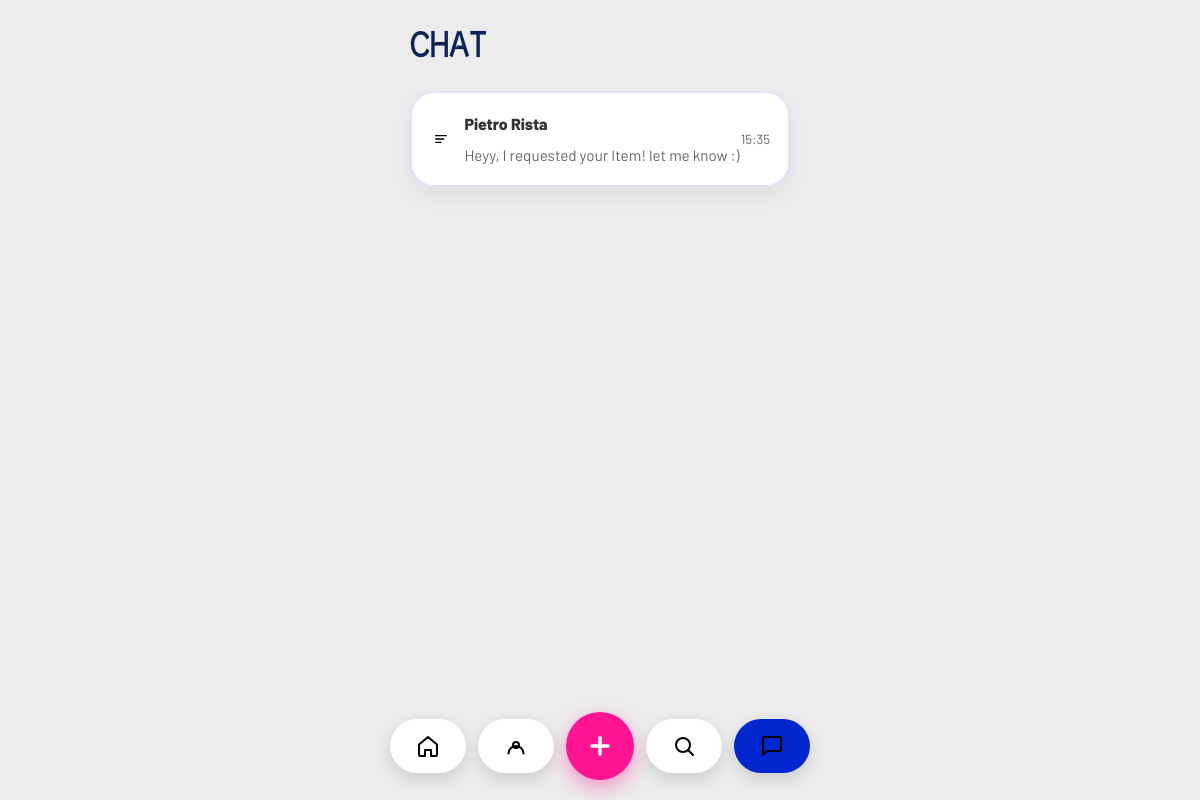
Before: /chat (signed in) with the older database file.
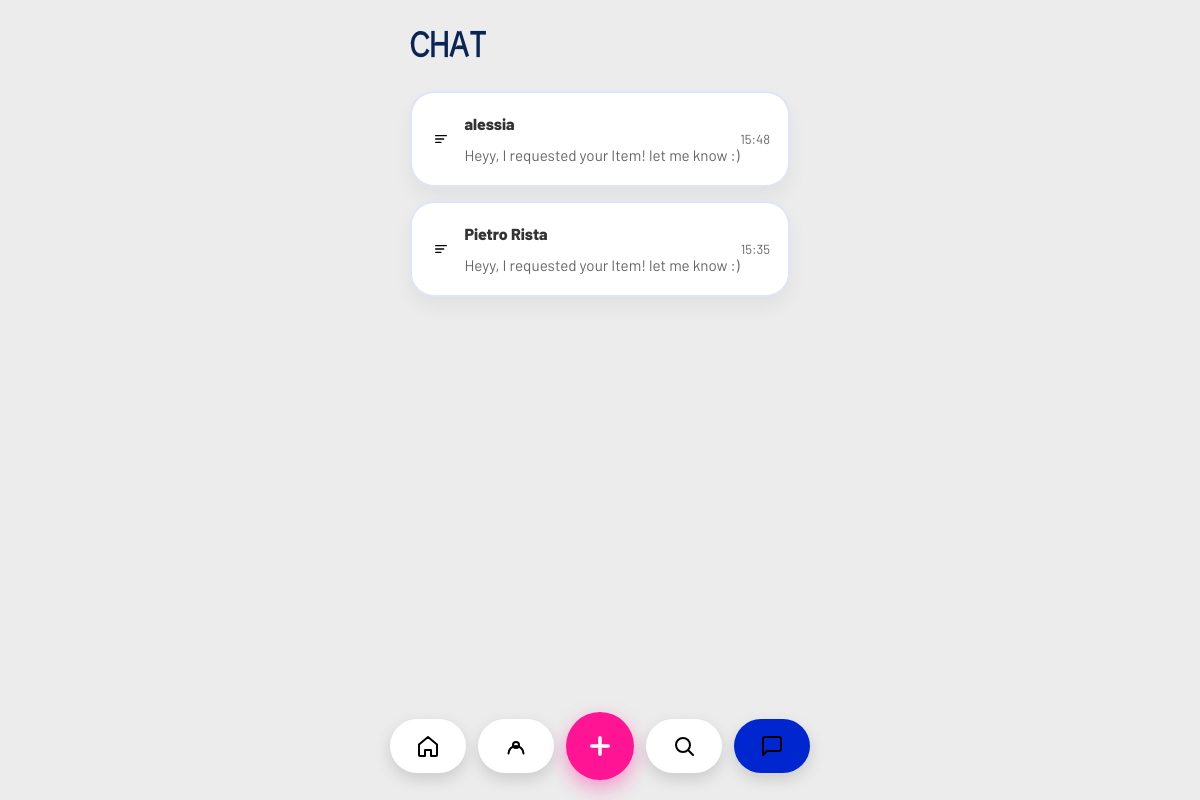
After: the same page with the newer database file.
### tables this page shows
CREATE TABLE requests (
            id INTEGER PRIMARY KEY AUTOINCREMENT,
            item_id INTEGER NOT NULL,
            borrower_id INTEGER NOT NULL,
            status TEXT DEFAULT 'pending',
            created_at TIMESTAMP DEFAULT CURRENT_TIMESTAMP,
            FOREIGN KEY (item_id) REFERENCES items (id),
            FOREIGN KEY (borrower_id) REFERENCES "users_old" (id)
        );

### app.py (the view)
@app.route('/chat')
def chat_index():
    if 'user_id' not in session:
        return redirect(url_for('login'))
    conn = get_db_connection()
    cursor = conn.cursor()
    cursor.execute('''
        SELECT r.id, i.name as item_name,
               (CASE WHEN i.owner_id = ? THEN u2.username ELSE u1.username END) as other_name,
               (SELECT content FROM messages m WHERE m.request_id = r.id ORDER BY m.created_at DESC LIMIT 1) as last_message,
               (SELECT created_at FROM messages m WHERE m.request_id = r.id ORDER BY m.created_at DESC LIMIT 1) as last_message_at
        FROM requests r
        JOIN items i ON r.item_id = i.id
        JOIN users u1 ON i.owner_id = u1.id
        JOIN users u2 ON r.borrower_id = u2.id
        WHERE (i.owner_id = ? OR r.borrower_id = ?)
          AND EXISTS (SELECT 1 FROM messages m WHERE m.request_id = r.id)
        ORDER BY last_message_at DESC
    ''', (session['user_id'], session['user_id'], session['user_id']))
    rows = cursor.fetchall()
    conn.close()
    chats = []
    for row in rows:
        chat = dict(row)
        chat['last_message_at'] = format_chat_timestamp(row['last_message_at'])
        chats.append(chat)
    return render_template('chat_list.html', chats=chats)

### app.py (called while the page is built)
def get_db_connection():
    conn = sqlite3.connect(DATABASE)
    conn.row_factory = sqlite3.Row
    conn.create_function('distance_km', 4, haversine_km)
    return conn

@app.context_processor
def inject_current_user_photo():
    if 'user_id' not in session:
        return {'current_user_photo': None}
    conn = get_db_connection()
    cursor = conn.cursor()
    cursor.execute('SELECT photo FROM users WHERE id = ?', (session['user_id'],))
    row = cursor.fetchone()
    conn.close()
    return {'current_user_photo': row['photo'] if row else None}

def format_chat_timestamp(value):
    if not value:
        return ''
    try:
        ts = datetime.strptime(value, '%Y-%m-%d %H:%M:%S')
    except (TypeError, ValueError):
        return value
    today = datetime.now().date()
    if ts.date() == today:
        return ts.strftime('%H:%M')
    elif (today - ts.date()).days < 7:
        return ts.strftime('%a').lower()
    else:
        return ts.strftime('%d/%m/%Y')

### templates/chat_list.html (shortened to what this page needs)
<!DOCTYPE html>
<html lang="en">
<head>
    <link rel="stylesheet" href="{{ url_for('static', filename='style.css') }}">
</head>
<body class="chat-page">
    <div class="container">
        <header class="chat-header">
            <h1>CHAT</h1>
        </header>
        <main>
            <section class="chat-list-section">
                {% if chats %}
                <div class="chat-list">
                    {% for chat in chats %}
                    <a href="{{ url_for('chat', request_id=chat.id) }}" class="chat-card">
                        <div class="chat-card-left">
                            <div class="avatar icon icon-request"></div>
                            <div class="chat-card-text">
                                <div class="chat-name">{{ chat.other_name }}</div>
                                <p class="chat-snippet">{{ chat.last_message }}</p>
                            </div>
                        </div>
                        <div class="chat-card-time">{{ chat.last_message_at }}</div>
                    </a>
                    {% endfor %}
                </div>
                {% else %}
                <p class="empty-state">No messages yet</p>
                {% endif %}
            </section>
        </main>
        {% include 'footer_nav.html' %}
    </div>
</body>
</html>

### templates/footer_nav.html (shortened to what this page needs)
<nav class="bottom-nav">
    <a href="{{ url_for('dashboard') }}" class="nav-item{% if request.path == '/' or request.path.startswith('/dashboard') %} active{% endif %}" aria-label="Home">
        <span class="icon icon-home" aria-hidden="true"></span>
    </a>
    <a href="{{ url_for('profile') }}" class="nav-item{% if request.path.startswith('/profile') %} active{% endif %}" aria-label="Profile">
        <span class="icon icon-user" aria-hidden="true"></span>
    </a>
    <a href="{{ url_for('add_item') }}" onclick="return openFooterAddItemModal(event)" class="nav-item center-action" aria-label="Add item">
        <svg class="plus-icon" viewBox="0 0 24 24" aria-hidden="true" xmlns="http://www.w3.org/2000/svg">
            <line x1="12" y1="5" x2="12" y2="19" />
            <line x1="5" y1="12" x2="19" y2="12" />
        </svg>
    </a>
    <a href="{{ url_for('explore') }}" class="nav-item{% if request.path.startswith('/explore') or request.path.startswith('/search') %} active{% endif %}" aria-label="Explore">
        <span class="icon icon-search" aria-hidden="true"></span>
    </a>
    <a href="{{ url_for('chat_index') }}" class="nav-item{% if request.path.startswith('/chat') %} active{% endif %}" aria-label="Chat">
        <span class="icon icon-chat" aria-hidden="true"></span>
    </a>
</nav>

### static/style.css (style rules this page uses)
:root { --font-primary: 'Apfel Grotezk Mittel', 'Barlow', sans-serif; --font-secondary: 'Barlow', sans-serif; --font-heading: 'GapSans Bold', 'Apfel Grotezk Mittel', sans-serif; --primary-color: #0026CF; --secondary-color: #ff1493;; --background-color: #ececec; --card-background: #ffffff; --text-color: #333333; --text-light: #666666; --success-color: #7ed321; --error-color: #d0021b; --warning-color: #f5a623; --border-radius: 12px; --shadow: 0 4px 12px rgba(0, 0, 0, 0.1); }
* { margin: 0; padding: 0; box-sizing: border-box; }
h1, h2, h3, h4, h5, h6 { font-family: var(--font-heading); }
html { overflow-x: hidden; }
body { font-family: var(--font-primary); background-color: #ececec; color: var(--text-color); line-height: 1.6; max-width: 420px; margin: 0 auto; width: 100%; padding-bottom: 90px; overflow-x: hidden; }
.container { max-width: 420px; margin: 0 auto; padding: 20px; }
header { text-align: center; margin-bottom: 40px; }
header h1 { font-size: 3rem; color: var(--primary-color); margin-bottom: 10px; }
nav { display: flex; justify-content: center; gap: 20px; flex-wrap: wrap; }
nav a { text-decoration: none; color: var(--primary-color); padding: 10px 20px; border-radius: 25px; background-color: var(--card-background); box-shadow: var(--shadow); transition: transform 0.2s, box-shadow 0.2s; }
main { background-color: var(--card-background); border-radius: var(--border-radius); padding: 30px; padding-top:10px; box-shadow: var(--shadow); margin-top:10px; }
.chat-page main { background-color: transparent; box-shadow: none; padding: 0; margin-top: 0; }
.chat-header { display: flex; align-items: flex-start; gap: 14px; margin-bottom: 20px; }
.chat-header h1 { font-size: 2rem; text-align: left; color: #0a2555; text-transform: none; margin: 0; }
.chat-list-section { max-width: 100%; }
.chat-list { display: flex; flex-direction: column; gap: 14px; }
.chat-card { display: flex; align-items: center; justify-content: space-between; padding: 18px 18px; background: white; border-radius: 24px; text-decoration: none; color: inherit; border: 2px solid rgba(0, 38, 204, 0.12); box-shadow: 0 10px 20px rgba(0,0,0,0.05); transition: transform 0.2s ease, box-shadow 0.2s ease; }
.chat-card-left { display: flex; align-items: center; gap: 12px; flex: 1 1 auto; min-width: 0; }
.chat-card-text { flex: 1 1 auto; min-width: 0; }
.chat-name { font-weight: 800; font-size: 1rem; margin-bottom: 6px; }
.chat-snippet { margin: 0; color: var(--text-light); font-size: 0.95rem; overflow: hidden; text-overflow: ellipsis; white-space: nowrap; }
.chat-card-time { font-size: 0.82rem; color: var(--text-light); white-space: nowrap; }
.icon { display: inline-flex; width: 1.4rem; height: 1.4rem; align-items: center; justify-content: center; background-repeat: no-repeat; background-position: center; background-size: 70%; }
.bottom-nav { position: fixed; left: 20px; right: 20px; bottom: 20px; display: flex; flex-wrap: nowrap; justify-content: space-between; align-items: center; gap: 12px; padding: 0; background: transparent; box-shadow: none; z-index: 100; max-width: 420px; margin: 0 auto; }
.bottom-nav .nav-item { flex: 1 1 0; min-width: 0; height: 54px; border-radius: 999px; display: flex; align-items: center; justify-content: center; text-decoration: none; color: #0a2555; background: white; transition: transform 0.2s ease, background 0.2s ease, color 0.2s ease; box-shadow: 0 6px 16px rgba(0,0,0,0.14); padding: 0; }
.bottom-nav .nav-item .icon { width: 1.5rem; height: 1.5rem; background-size: 100%; }
.bottom-nav .nav-item.active { background: #0026cf; color: white; }
.bottom-nav .nav-item.center-action { flex: 0 0 auto; width: 68px; height: 68px; border-radius: 50%; background: #ff1493; color: white; box-shadow: 0 8px 20px rgba(255, 20, 147, 0.4); }
.bottom-nav .nav-item.center-action .plus-icon { width: 28px; height: 28px; stroke: white; stroke-width: 3; stroke-linecap: round; fill: none; }

Changed rows visible on the page:
added requests: other_name "alessia", last_message "Heyy, I requested your Item! let me know :)", last_message_at "15:48"
